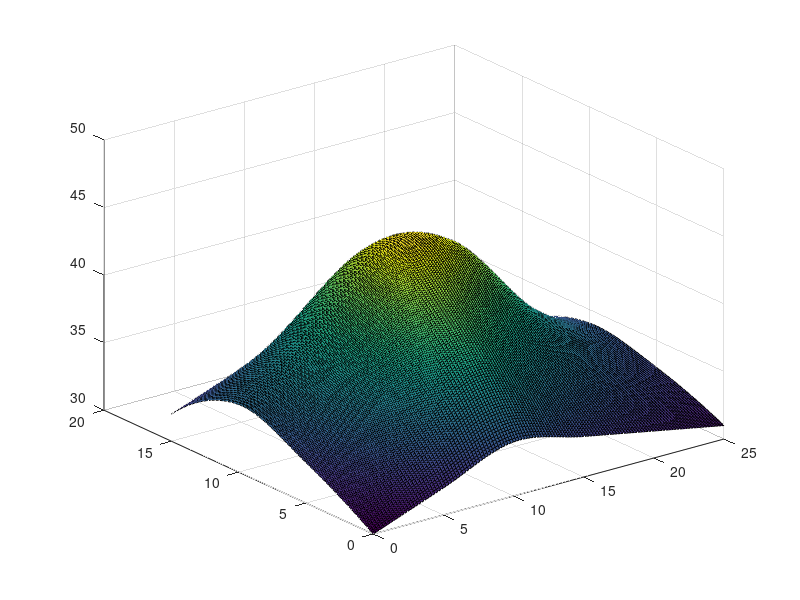

This figure's MATLAB source:
% x = -9:0.1:9;
% y=x;
% [X,Y] = meshgrid(x,y);
% R = sqrt(X.^2 + Y.^2);
% Z = sin(R)./R;
% h = surfc(X,Y,Z);
% M = moviein(20);
% for i = 1:20
%     rotate(h,[0 0 1],15);
%     M(i) = getframe;
% end
% movie(M,10,6);




%
% x = linspace(0,2*pi,500);
% y = sin(2*x);
% plot(x,y)
% hold on;
% z = y;
% z(y>=0) = 1;
% z(y<0) = -1;
% plot(x,z,'LineWidth',5)


% R3 = 12;
% R = [5 25 R3 6 15];
% A = [1 -1 -1 0 0;0 0 1 -1 -1;R(1) R(2) 0 0 0;0 R(2) -R(3) -R(4) 0;0 0 0 R(4) -R(5)];
% b = [0 0 110 0 45];
% I = A\b';
% I = ones(5,1000);
% R3 = linspace(0.1,100,1000);
% for n = 1:1000
%     R = [5 25 R3(n) 6 15];
%     A = [1 -1 -1 0 0;0 0 1 -1 -1;R(1) R(2) 0 0 0;0 R(2) -R3(n) -R(4) 0;0 0 0 R(4) -R(5)];
%     b = [0 0 110 0 45];
%     I(:,n) = A\b';
% end
% plot(R3,I,'LineWidth',2)


% P1 = [1 -3 0 1 2];
% P2 = [1 -2 0 4];
% polP1 = polyder(P1)
% polP1P2 = polyder(P1,P2)
% [pol1,pol2] = polyder(P2,P1)
% x = [0 2 4 6 8];
% val = polyval(P1,x)
% r = roots(P1)


[X,Y] = meshgrid(0:5:25,0:5:15);
%Y = meshgrid(0:5:15);
[X1,Y1] = meshgrid(0:0.2:25,0:0.1:15);
%Y1 = meshgrid(0:0.1:15);
Z = [30 32 34 33 32 31 ;
    33 37 41 38 35 33 ;
    35 38 44 43 37 34 ;
    32 34 36 35 33 32];
Z1 = interp2(X,Y,Z,X1,Y1,'cubic');
surf(X1,Y1,Z1);
Z2 = interp2(X,Y,Z,2.6,7.2)
















